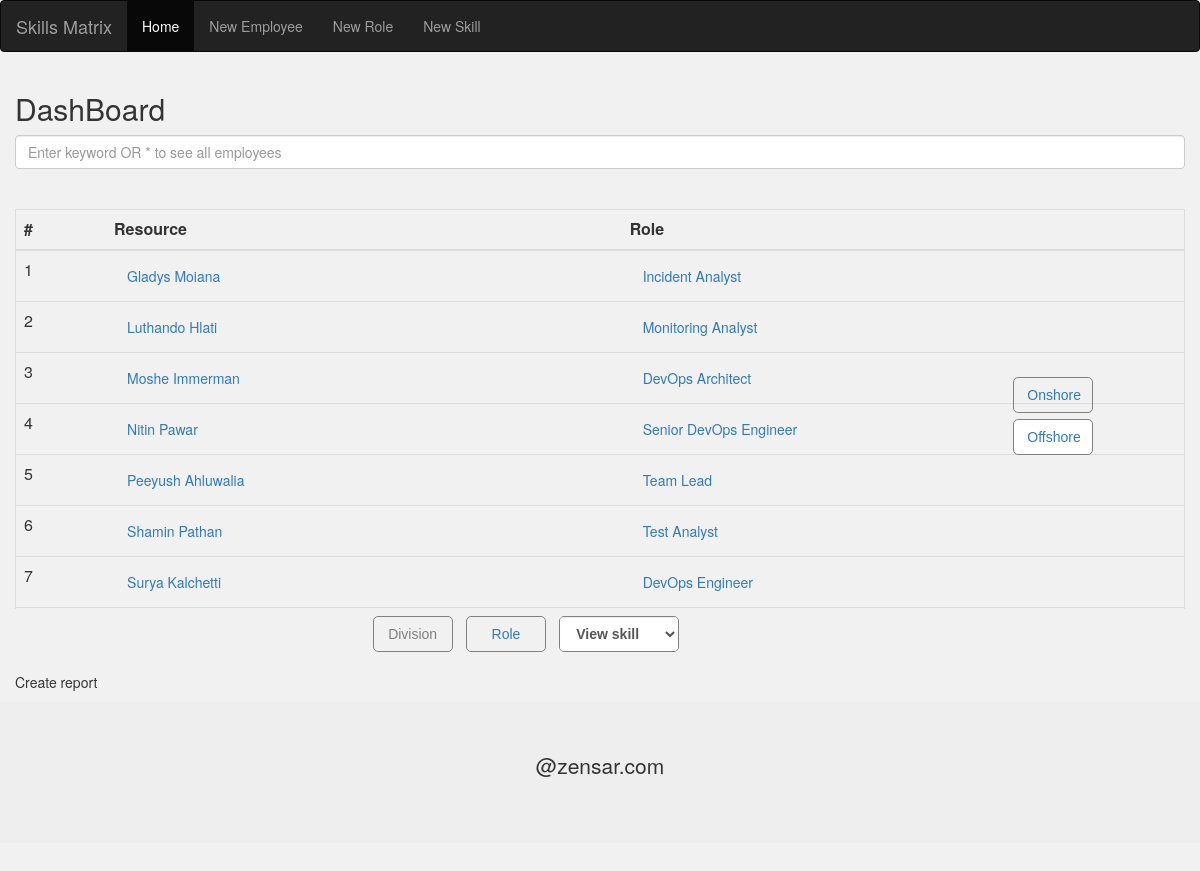
The page / on the database its author committed.
### tables this page shows
CREATE TABLE EMPLOYEES
(EMP_ID INT AUTO_INCREMENT PRIMARY KEY,
NAMES VARCHAR(60) NOT NULL,
SHORE VARCHAR(20) NOT NULL,
ROLE_ID INT NOT NULL);

CREATE TABLE ROLES
(ROLE_ID INT AUTO_INCREMENT PRIMARY KEY,
 ROLE_DESCRIPTION VARCHAR(60) NOT NULL,
 DIVISION_ID INT NOT NULL);

### DBManager.php (called while the page is built, shortened)
<?php
function getAllEmployees() {
    $query = "SELECT distinct e.NAMES, emp_id, e.SHORE, r.ROLE_DESCRIPTION, d.DIV_DESCRIPTION
                FROM employees e, b_employee_skills es, roles r, divisions d
                WHERE e.role_id = r.role_id
                AND r.division_id = d.division_id ";
    $query = $query . " ORDER BY e.shore DESC, e.NAMES ASC";
    $search_result = executeSQLQuery($query);
}
function executeSQLQuery($query) {
    $connect = mysqli_connect("localhost", "root", "", "matrix");
    return mysqli_query($connect, $query);
}
?>

### dashboard.php (the view, shortened to what this page needs)
<?php
include './DBManager.php';
if ($_SESSION['search_text'] === "*") {
    getAllEmployees();
} else {
    search($_SESSION['search_text']);
}
?>
<!DOCTYPE html>
<html lang="en">
    <head>
        <link rel="stylesheet" href="https://maxcdn.bootstrapcdn.com/bootstrap/3.3.7/css/bootstrap.min.css">
        <link href="Style.css" rel="stylesheet"/>
    </head>
    <body>
        <div class="container">
            <div class="row">
                <div>
                    <h2>DashBoard</h2>
                    <form method="POST">
                        <input type="text" class="form-control" name="txt_search" placeholder="Enter keyword OR * to see all employees"><br></br>
                        <div style="overflow:auto; height: 50%">
                            <table class="table table-hover">
                                <thead>
                                    <tr >
                                        <th>#</th>
                                        <th>Resource</th>
                                        <?php if ($_SESSION['show_division'] === true) { ?>
                                            <th>Division</th>
                                        <?php } if ($_SESSION['show_role'] === true) { ?>
                                            <th>Role</th>
                                        <?php } foreach ($_SESSION['skills'] as $skill) { ?>
                                            <th>
                                    <div style="height: 30pt">
                                        <form method="POST">
                                            <button onclick="this.form.submit()" name="<?php echo $skill . '_link' ?>" type="submit" class="btn btn-link"> <?php echo getSkillByID($skill) ?></button>
                                            <button onclick="this.form.submit()" name="<?php echo $skill . '_delete' ?>"  type="submit" class="close" aria-label="Close">
                                                <span  aria-hidden="true" >&times;</span>
                                            </button></form>
                                    </div>
                                    </th>
                                <?php } ?>
                                <th>
                                </th>
                                </tr>
                                </thead>
                                <?php
                                $counter = 0;
                                while ($row = mysqli_fetch_array($search_result)):
                                    $counter++;
                                    ?>
                                    <tr style="background-color:  <?php
                                    if ($row['SHORE'] === "Onshore") {
                                        echo '#f1f1f1';
                                    } else {
                                        echo 'white';
                                    }
                                    ?>">
                                        <td><?php echo $counter ?></td>
                                        <td ><button  type="button" class="btn btn-link"><?php echo $row['NAMES']; ?> </button></td>
                                            <?php
                                        if ($_SESSION['show_role'] === true) {
                                            ?>
                                            <td><button  type="button" class="btn btn-link"><?php echo $row['ROLE_DESCRIPTION']; ?> </button></td>
                                        <?php } foreach ($_SESSION['skills'] as $skill) { ?>
                                            <td><?php echo getEmployeeSkillLevel($row['emp_id'], $skill) ?> </td>
                                        <?php }
                                        ?>
                                        <td></td>
                                    </tr>
                                <?php endwhile; ?>
                            </table>
                        </div>
                        <div style="position: absolute; right: 100px; top: 370px">
                            <div class="color_card" style=""><button style="color: <?php
                                if ($_SESSION['show_onshore'] === false) {
                                    echo 'grey';
                                }
                                ?>" onclick="this.form.submit()" name="sb_onshore" type="submit" class="btn btn-link">Onshore</button> </div>
                            <div class="color_card" style="color: grey;background-color: white"><button style="color: <?php
                                if ($_SESSION['show_offshore'] === false) {
                                    echo 'grey';
                                }
                                ?>" onclick="this.form.submit()" name="sb_offshore" type="submit" class="btn btn-link">Offshore</button> </div>
                        </div>
                        <div id="tabs" style="display: flex;">
                            <div class="color_card" ><button style="color: <?php
                                if ($_SESSION['show_division'] === false) {
                                    echo 'grey';
                                }
                                ?>" onclick="this.form.submit()" name="sb_division" type="submit" class="btn btn-link">Division</button> </div>
                            <div class="color_card" style="color: grey;"><button style="color: <?php
                                if ($_SESSION['show_role'] === false) {
                                    echo 'grey';
                                }
                                ?>" onclick="this.form.submit()" name="sb_role" type="submit" class="btn btn-link">Role</button> </div>
                            <div class="color_card" style="width: 120px">
                                <form method="POST">
                                    <select class="form-control" onchange="this.form.submit();" name="s_skill" style="border: none; margin: 0 auto">
                                        <option style="color: grey;">View skill</option>
                                    </select>
                                </form>
                            </div>
                        </div>
                        <p style="padding: 0"> Create report<p>
                    </form>
                </div>
            </div>
        </div>
        <div class="jumbotron text-center" style="margin-bottom:0">
            <p>@zensar.com</p>
        </div>
    </body>
</html>

### index.php (shortened to what this page needs)
<html>
    <head>
    </head>
    <body>
        <?php
        include './utility.php';
        include './dashboard.php';
        ?>
</body>
</html>

### utility.php (shortened to what this page needs)
<html>
</html>

### Style.css (style rules this page uses)
table { border-collapse: collapse; border-spacing: 0; width: 100%; border: 1px solid #ddd; }
th, td { text-align: left; padding: 8px; }
tr:nth-child(even) { background-color: #f2f2f2 }

### dashboard.php (style rules this page uses)
body { background-color: #f1f1f1; }
.color_card { color: #fff; font-family: 'Helvetica', 'Arial', sans-serif; font-size: 10pt; font-weight: bold; text-align: center; width: 80px; border-radius: 5px; border-style: solid; border-width: 1px; border-color: grey; margin: 5pt; }
#tabs { width: 40%; margin: 0 auto; }

### rows shown on the page
employees: NAMES "Gladys Moiana", ROLE_ID.ROLE_DESCRIPTION "Incident Analyst"
employees: NAMES "Luthando Hlati", ROLE_ID.ROLE_DESCRIPTION "Monitoring Analyst"
employees: NAMES "Moshe Immerman", ROLE_ID.ROLE_DESCRIPTION "DevOps Architect"
employees: NAMES "Nitin Pawar", ROLE_ID.ROLE_DESCRIPTION "Senior DevOps Engineer"
employees: NAMES "Peeyush Ahluwalia", ROLE_ID.ROLE_DESCRIPTION "Team Lead"
employees: NAMES "Shamin Pathan", ROLE_ID.ROLE_DESCRIPTION "Test Analyst"
employees: NAMES "Surya Kalchetti", ROLE_ID.ROLE_DESCRIPTION "DevOps Engineer"
